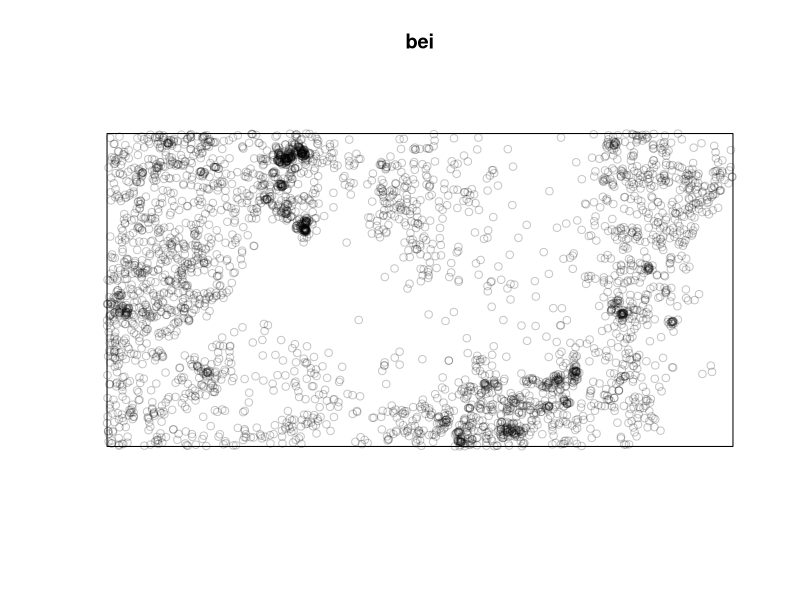
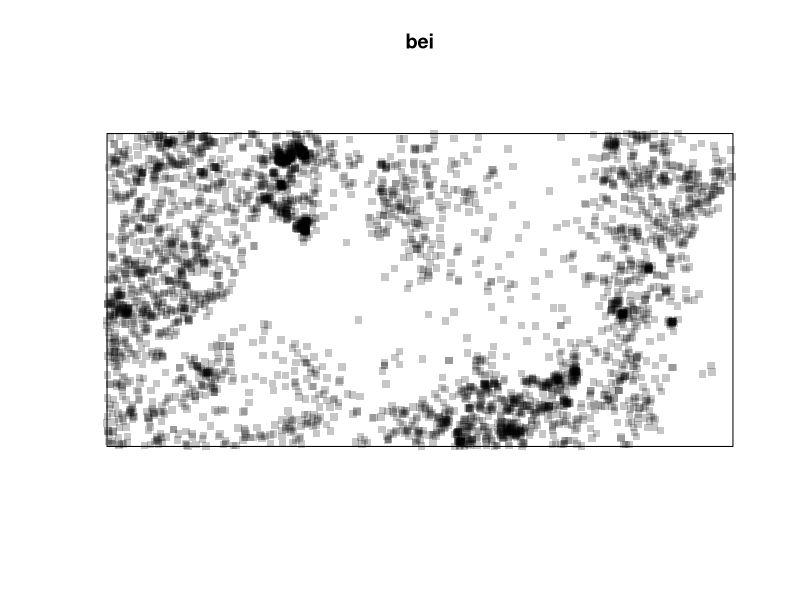
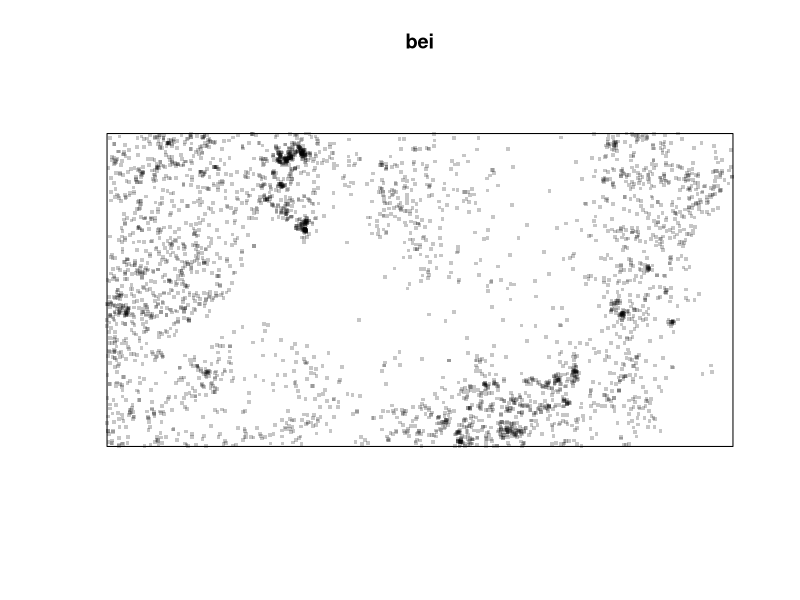
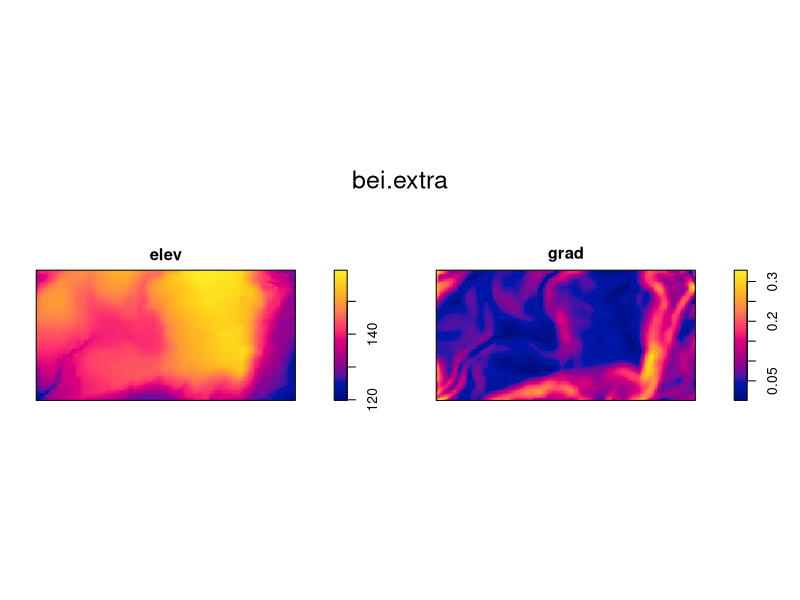
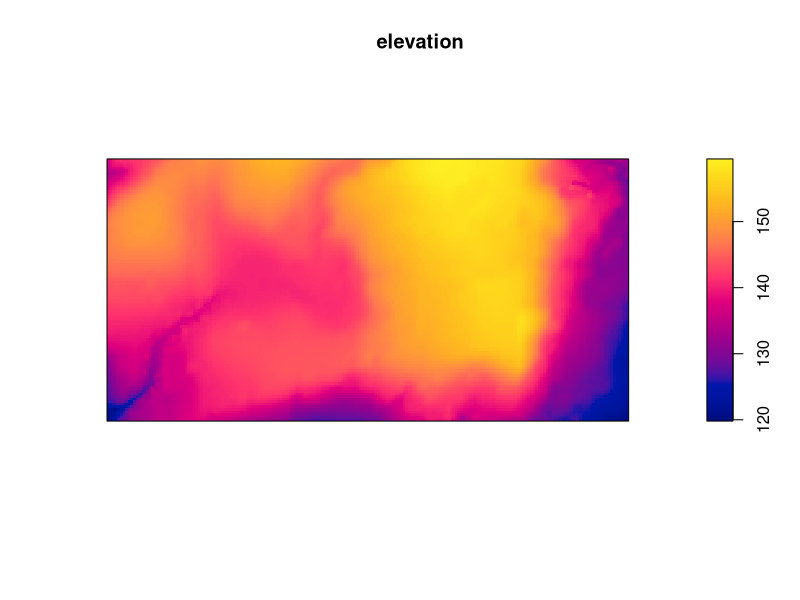
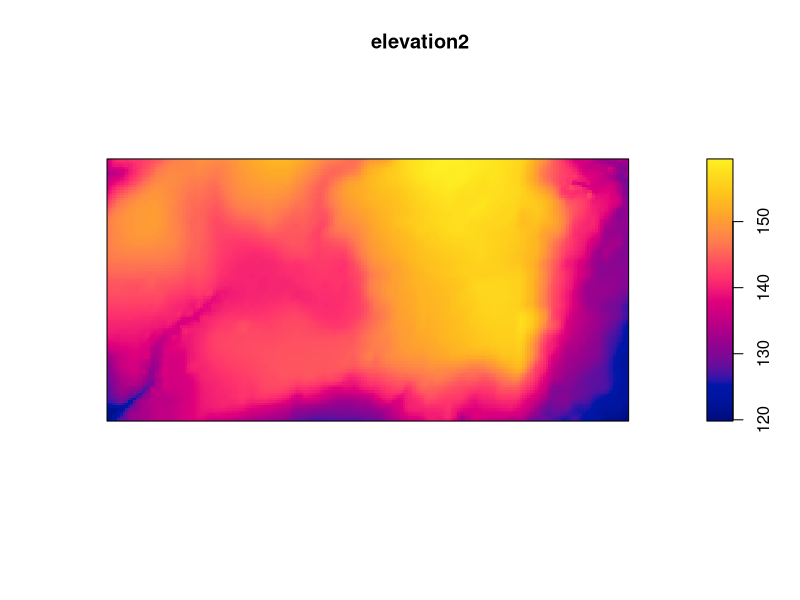

The R script that drew these images, in order:
# R code for population density.

## Installing packages
install.packages("spatstat")

# using the package(s)
library(spatstat)

# Recall the data
bei

#looking art the points in space. 
plot(bei)

# changing the shape
plot(bei, pch=15)

# Decreasing the dimension
plot(bei, pch=15, cex=.5)

#Drivers, tells you all the variables in the dataset 
bei.extra

# Plotting variables
plot(bei.extra)

# Subsetting a dataset: new conceot
# there are two different methods to make a subset:
# first: name of the variable and the $ symbol
# second: number of the variable in order and the [[]] symbol

elevation <- bei.extra$elev  ## selecting only elev variable from the dataset

# Plot elevation
plot(elevation)

# subset by the number of the vsariable if you can't access or remember the name
elevation2 <- bei.extra[[1]]

# If bei.extra was a table, we would use bei.extra[1]


# plot the new object 
plot(elevation2)
